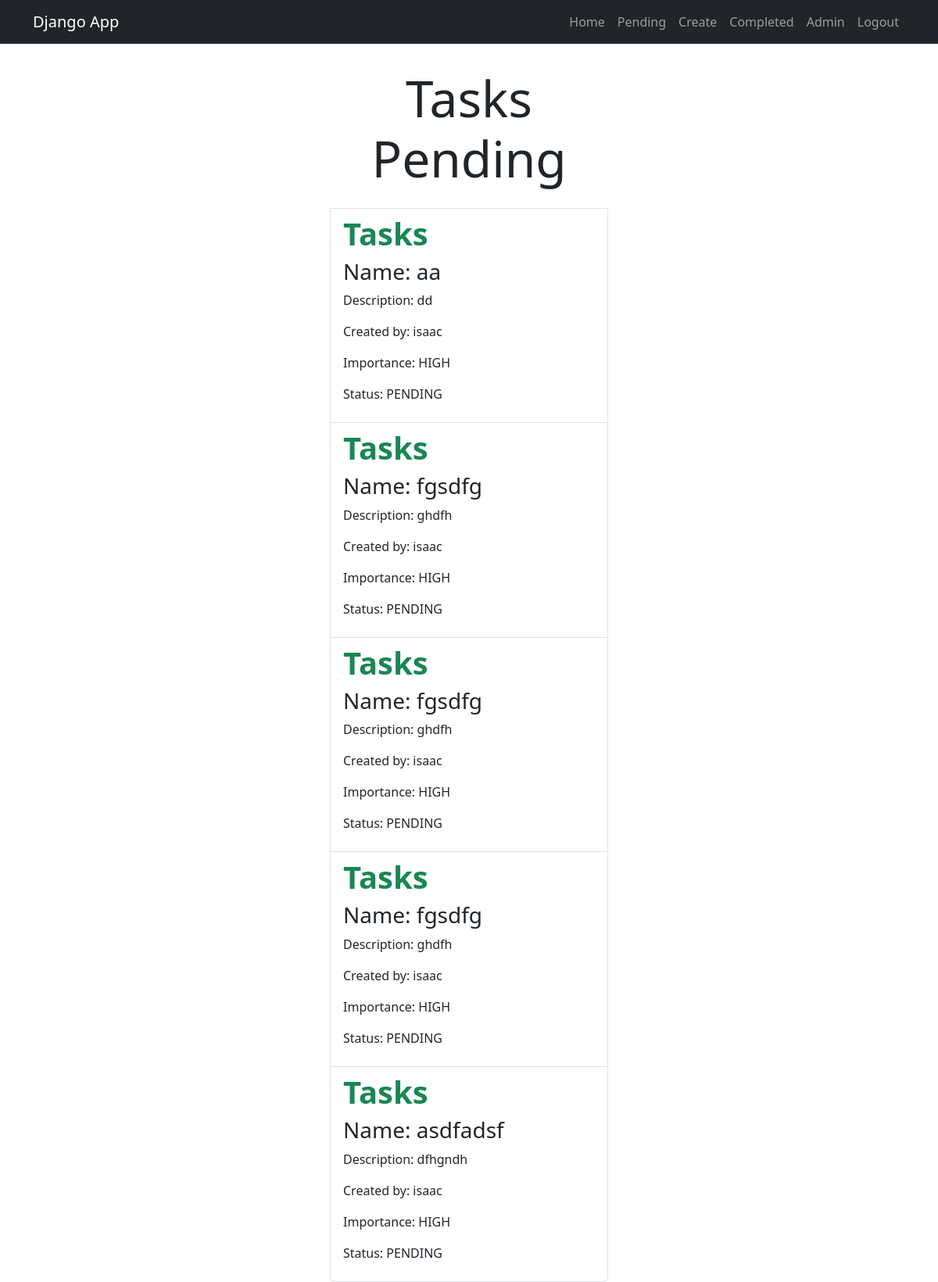
Before: /tasks/ (signed in) with the older database file.
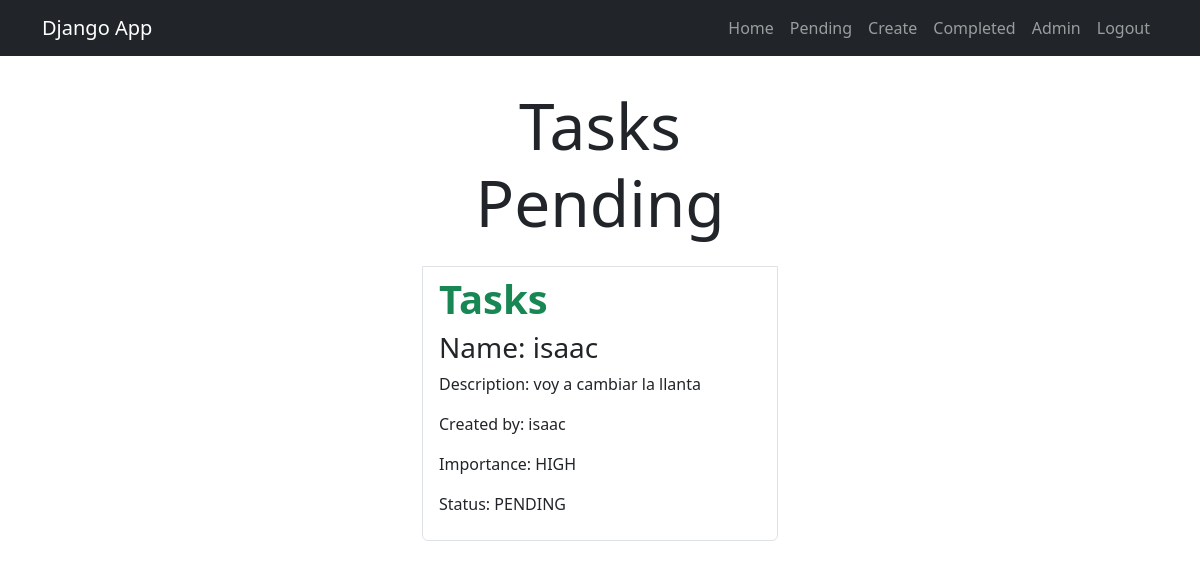
After: the same page with the newer database file.
### task/models.py (models this page shows, shortened)
class Task(models.Model):
    title = models.CharField(max_length=100)
    description = models.TextField(blank=True)
    created = models.DateTimeField(auto_now_add=True)
    datecompleted = models.DateTimeField(null=True, blank=True)
    important = models.BooleanField(default=False)
    user = models.ForeignKey(User,on_delete=models.CASCADE)

### task/views.py (the view)
# urls.py: path('tasks/', views.tasks, name='tasks'),
@login_required
def tasks(request):
    tasks = models.Task.objects.filter(
        user=request.user,
        datecompleted__isnull=True)
    return render(request, 'tasks.html',{
        'tasks': tasks
    })

### task/templates/tasks.html
{% extends 'base.html' %}
{% block content %}
    <main class="container">
        <div class="row">
            <div class="col-md-4 offset-md-4">
                <ul class="list-group">
                    <h1 class="text-center display-3 py-3">Tasks Pending</h1>
                    {% for i in tasks %}
                        <a class="list-group-item" href="{% url 'tasks_detail' i.id %}">
                            <header class="justify-content-between">
                                <h1 class="fw-bold text-success">Tasks</h1>
                                <h3>Name: {{i.title}}</h3>
                                <p>Description: {{i.description}}</p>
                                <p>Created by: {{i.user.username}}</p>
                                {% if i.important %} <p>Importance: HIGH</p> {% else %} <p>Importance: LOW</p> {% endif %}
                                {% if i.datecompleted %} <p>Date: {{i.datecompleted|date:'M j Y:i' }}</p> {% else %} <p>Status: PENDING</p> {% endif %}
                            </header>
                        </a>
                    {% endfor %}
                </ul>
            </div>
        </div>
    </main>
{% endblock %}

### task/templates/base.html (shortened to what this page needs)
<link rel="stylesheet" href="https://cdn.jsdelivr.net/npm/bootstrap@5.3.0-alpha3/dist/css/bootstrap.min.css">
<nav class="navbar navbar-expand-lg bg-dark navbar-dark">
    <div class="container">
      <a class="navbar-brand" href="/">Django App</a>
      <div class="collapse navbar-collapse" id="navbarNav">
        <ul class="navbar-nav ms-auto">
            <li class="nav-item"><a class="nav-link" href="{% url 'home' %}">Home</a></li>
            {% if user.is_authenticated %}
                <li class="nav-item"><a class="nav-link" href="{% url 'tasks' %}">Pending</a></li>
                <li class="nav-item"><a class="nav-link" href="{% url 'create_tasks' %}">Create</a></li>
                <li class="nav-item"><a class="nav-link" href="{% url 'tasks_completed' %}">Completed</a></li>
                <li class="nav-item"><a class="nav-link" href="/admin/">Admin</a></li>
                <li class="nav-item"><a class="nav-link" href="{% url 'logout' %}">Logout</a></li>
            {% else %}
                <li class="nav-item"><a class="nav-link" href="{% url 'signin' %}">Signin</a></li>
                <li class="nav-item"><a class="nav-link" href="{% url 'signup' %}">Signup</a></li>
            {% endif %}
        </ul>
      </div>
    </div>
  </nav>
{% block content %}
{% endblock %}

Changed rows visible on the page:
removed Task: title "aa", description "dd", user.username "isaac", important "Importance: HIGH", shows "Status: PENDING"
removed Task: title "fgsdfg", description "ghdfh", user.username "isaac", important "Importance: HIGH", shows "Status: PENDING"
removed Task: title "fgsdfg", description "ghdfh", user.username "isaac", important "Importance: HIGH", shows "Status: PENDING"
removed Task: title "fgsdfg", description "ghdfh", user.username "isaac", important "Importance: HIGH", shows "Status: PENDING"
removed Task: title "asdfadsf", description "dfhgndh", user.username "isaac", important "Importance: HIGH", shows "Status: PENDING"
added Task: title "isaac", description "voy a cambiar la llanta", user.username "isaac", important "Importance: HIGH", shows "Status: PENDING"
